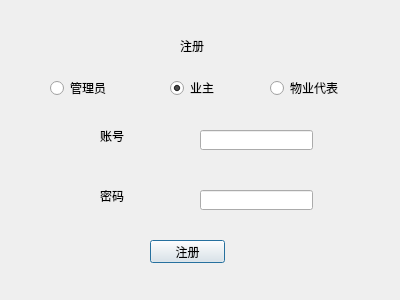
<?xml version="1.0" encoding="UTF-8"?>
<ui version="4.0">
 <class>Dialog</class>
 <widget class="QDialog" name="Dialog">
  <property name="geometry">
   <rect>
    <x>0</x>
    <y>0</y>
    <width>400</width>
    <height>300</height>
   </rect>
  </property>
  <property name="windowTitle">
   <string>Dialog</string>
  </property>
  <widget class="QLineEdit" name="lineEdit_2">
   <property name="geometry">
    <rect>
     <x>200</x>
     <y>190</y>
     <width>113</width>
     <height>20</height>
    </rect>
   </property>
   <property name="echoMode">
    <enum>QLineEdit::Password</enum>
   </property>
  </widget>
  <widget class="QRadioButton" name="radioButton_3">
   <property name="geometry">
    <rect>
     <x>270</x>
     <y>80</y>
     <width>89</width>
     <height>16</height>
    </rect>
   </property>
   <property name="text">
    <string>物业代表</string>
   </property>
  </widget>
  <widget class="QRadioButton" name="radioButton">
   <property name="geometry">
    <rect>
     <x>50</x>
     <y>80</y>
     <width>89</width>
     <height>16</height>
    </rect>
   </property>
   <property name="text">
    <string>管理员</string>
   </property>
  </widget>
  <widget class="QLabel" name="label">
   <property name="geometry">
    <rect>
     <x>180</x>
     <y>30</y>
     <width>51</width>
     <height>31</height>
    </rect>
   </property>
   <property name="styleSheet">
    <string notr="true">font: 18pt &quot;黑体&quot;;</string>
   </property>
   <property name="text">
    <string>注册</string>
   </property>
  </widget>
  <widget class="QLineEdit" name="lineEdit">
   <property name="geometry">
    <rect>
     <x>200</x>
     <y>130</y>
     <width>113</width>
     <height>20</height>
    </rect>
   </property>
  </widget>
  <widget class="QRadioButton" name="radioButton_2">
   <property name="geometry">
    <rect>
     <x>170</x>
     <y>80</y>
     <width>89</width>
     <height>16</height>
    </rect>
   </property>
   <property name="text">
    <string>业主</string>
   </property>
   <property name="checked">
    <bool>true</bool>
   </property>
  </widget>
  <widget class="QPushButton" name="pushButton">
   <property name="geometry">
    <rect>
     <x>150</x>
     <y>240</y>
     <width>75</width>
     <height>23</height>
    </rect>
   </property>
   <property name="text">
    <string>注册</string>
   </property>
  </widget>
  <widget class="QLabel" name="label_2">
   <property name="geometry">
    <rect>
     <x>100</x>
     <y>130</y>
     <width>54</width>
     <height>12</height>
    </rect>
   </property>
   <property name="text">
    <string>账号</string>
   </property>
  </widget>
  <widget class="QLabel" name="label_3">
   <property name="geometry">
    <rect>
     <x>100</x>
     <y>190</y>
     <width>54</width>
     <height>12</height>
    </rect>
   </property>
   <property name="text">
    <string>密码</string>
   </property>
  </widget>
 </widget>
 <resources/>
 <connections/>
</ui>
